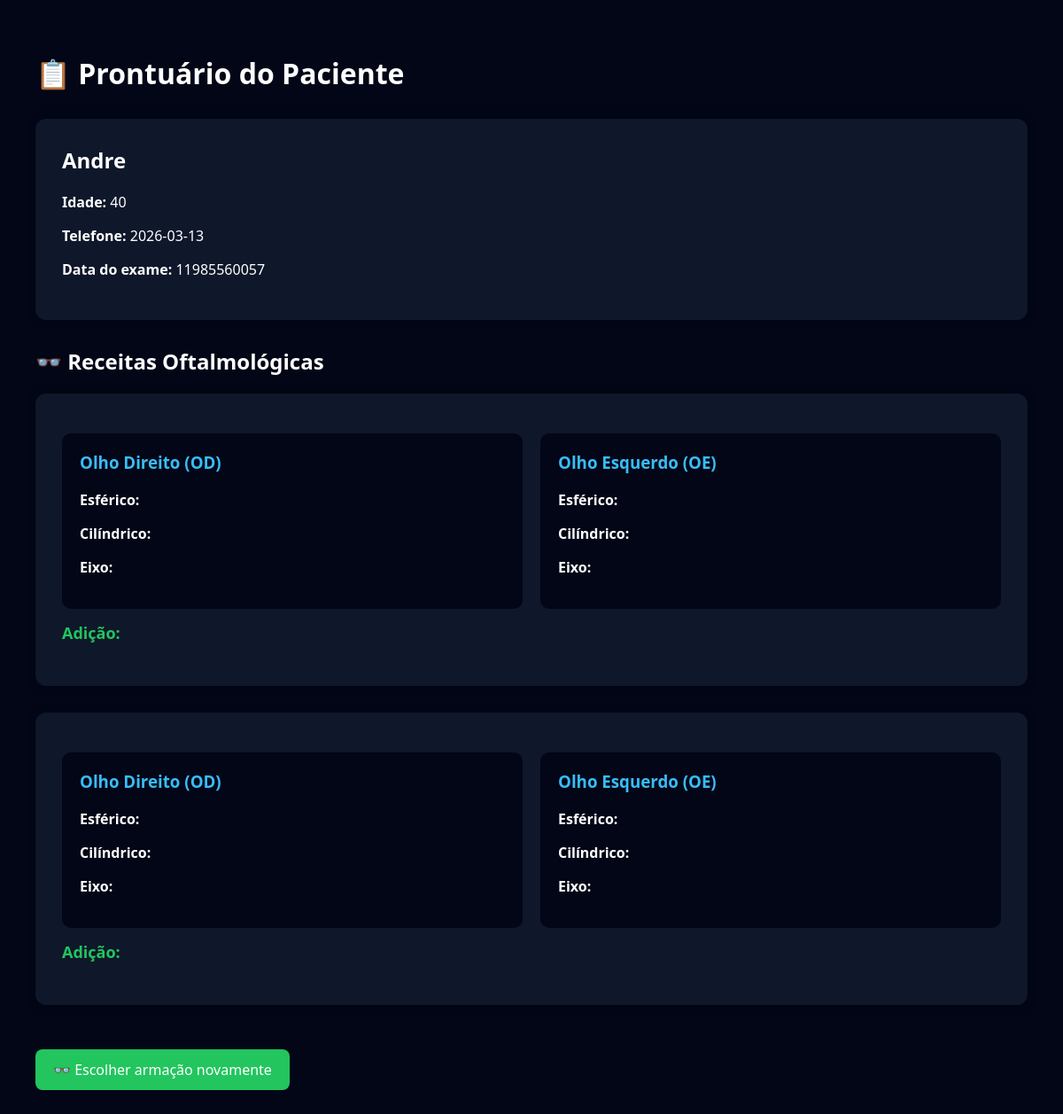
Screenshot of /prontuario/5 with the database file from the repository.
### tables this page shows
CREATE TABLE pacientes(
        id INTEGER PRIMARY KEY AUTOINCREMENT,
        nome TEXT NOT NULL,
        idade INTEGER,
        data_exame TEXT
    , telefone TEXT);

CREATE TABLE receitas(
        id INTEGER PRIMARY KEY AUTOINCREMENT,
        paciente_id INTEGER,
        od_esf REAL,
        od_cil REAL,
        od_eixo INTEGER,
        oe_esf REAL,
        oe_cil REAL,
        oe_eixo INTEGER,
        adicao REAL,
        tipo_grau TEXT,
        FOREIGN KEY (paciente_id) REFERENCES pacientes(id)
    );

### app.py (the view)
@app.route("/prontuario/<int:id>")
def prontuario(id):
    conn = conectar()
    cursor = conn.cursor()
    cursor.execute("SELECT * FROM pacientes WHERE id=?", (id,))
    paciente = cursor.fetchone()
    cursor.execute("SELECT * FROM receitas WHERE paciente_id=?", (id,))
    receitas = cursor.fetchall()
    conn.close()
    return render_template(
        "prontuario.html",
        paciente=paciente,
        receitas=receitas
    )

### templates/prontuario.html (shortened to what this page needs)
<!DOCTYPE html>
<html lang="pt-BR">
<head>
</head>
<body>
<h1>📋 Prontuário do Paciente</h1>
{% if paciente %}
<div class="card">
<h2>{{ paciente[1] }}</h2>
<p><b>Idade:</b> {{ paciente[2] }}</p>
<p><b>Telefone:</b> {{ paciente[3] }}</p>
<p><b>Data do exame:</b> {{ paciente[4] }}</p>
</div>
{% else %}
<p class="sem-dados">Paciente não encontrado.</p>
{% endif %}
<h2>👓 Receitas Oftalmológicas</h2>
{% if receitas %}
{% for r in receitas %}
<div class="card">
<div class="receita-grid">
<div class="olho">
<h3>Olho Direito (OD)</h3>
<p><b>Esférico:</b> {{ r[2] }}</p>
<p><b>Cilíndrico:</b> {{ r[3] }}</p>
<p><b>Eixo:</b> {{ r[4] }}</p>
</div>
<div class="olho">
<h3>Olho Esquerdo (OE)</h3>
<p><b>Esférico:</b> {{ r[5] }}</p>
<p><b>Cilíndrico:</b> {{ r[6] }}</p>
<p><b>Eixo:</b> {{ r[7] }}</p>
</div>
</div>
<p class="adicao">Adição: {{ r[8] }}</p>
</div>
{% endfor %}
{% else %}
<p class="sem-dados">Nenhuma receita cadastrada para este paciente.</p>
{% endif %}
<a class="btn" href="/armacao">👓 Escolher armação novamente</a>
</body>
</html>

### templates/prontuario.html (style rules this page uses)
body { font-family:Segoe UI, Arial, sans-serif; background:#020617; color:white; padding:40px; margin:0; }
h1 { margin-bottom:30px; }
h2 { margin-top:0; }
.card { background:#0f172a; padding:30px; border-radius:12px; margin-bottom:30px; box-shadow:0 0 10px rgba(0,0,0,0.4); }
.receita-grid { display:grid; grid-template-columns:1fr 1fr; gap:20px; margin-top:15px; }
.olho { background:#020617; padding:20px; border-radius:10px; }
.olho h3 { margin-top:0; color:#38bdf8; }
.adicao { margin-top:15px; font-size:18px; font-weight:bold; color:#22c55e; }
.btn { display:inline-block; margin-top:20px; padding:12px 20px; background:#22c55e; color:white; text-decoration:none; border-radius:8px; transition:0.3s; }

### rows the page displays
pacientes: nome "Andre", idade "40", data_exame "2026-03-13", telefone "11985560057"
